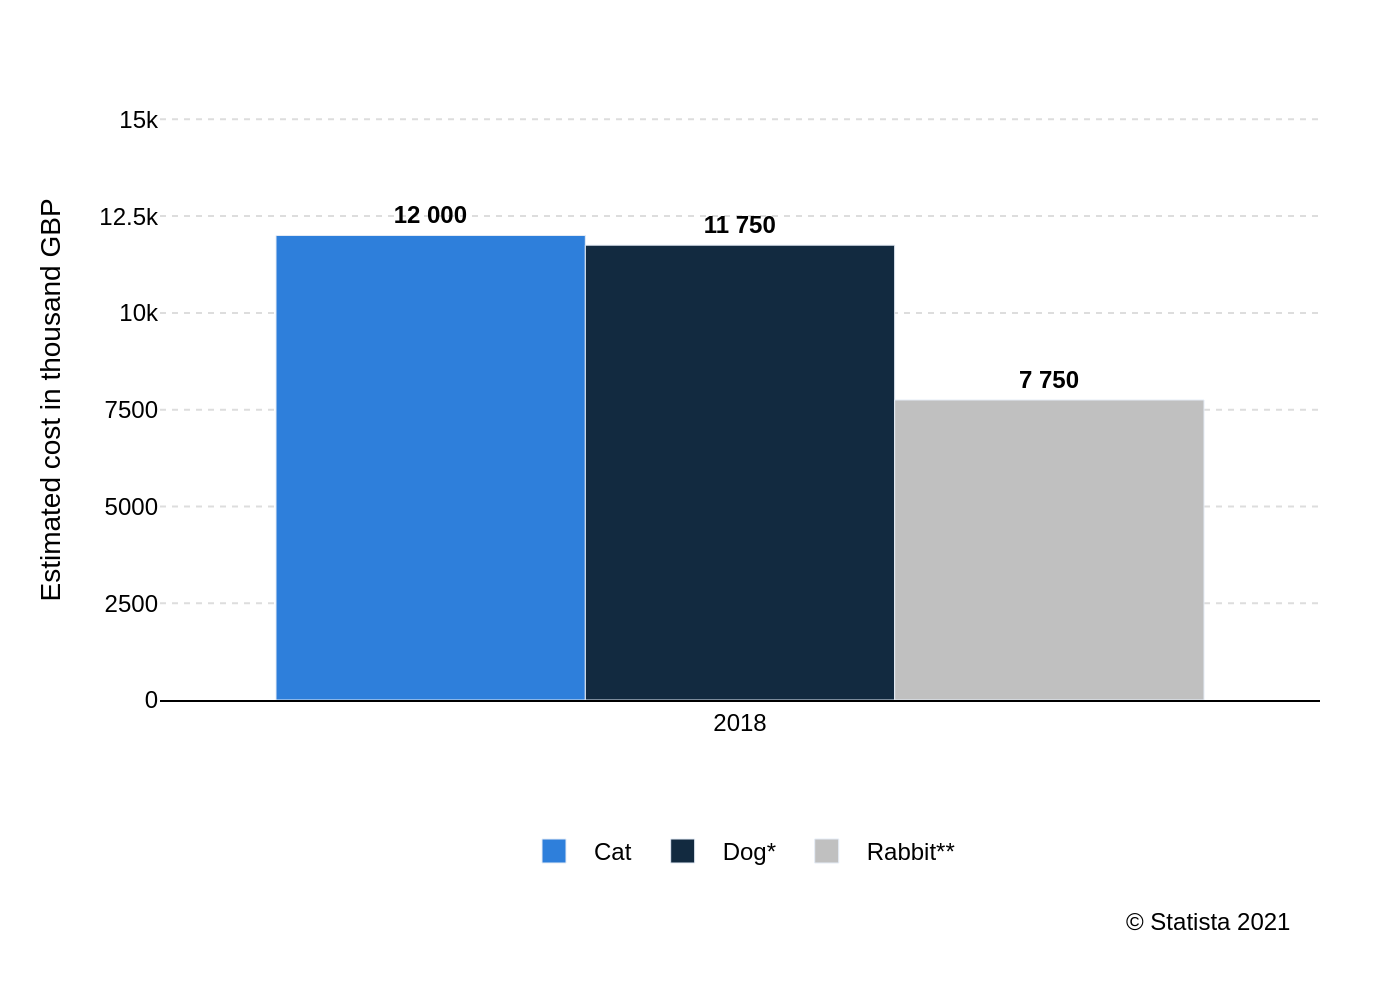

Here is the Python script that generated this plot:
import sys
import json
import os
import plotly.graph_objects as go

# Ensure a JSON file path is provided as a command-line argument
if len(sys.argv) != 2:
    print("Usage: python create_chart.py <path_to_json_file>")
    sys.exit(1)

json_path = sys.argv[1]

# Read and parse the JSON file
try:
    with open(json_path, 'r', encoding='utf-8') as f:
        config = json.load(f)
except FileNotFoundError:
    print(f"Error: JSON file not found at {json_path}")
    sys.exit(1)
except json.JSONDecodeError:
    print(f"Error: Could not decode JSON from {json_path}")
    sys.exit(1)

# Extract data, texts, and colors from the JSON structure
chart_data = config['chart_data']
texts = config['texts']
colors = config['colors']

# Initialize the figure
fig = go.Figure()

# Add a bar trace for each series in the data, in the specified order
for i, series in enumerate(chart_data['series']):
    # Format bar labels to be bold with a space as the thousands separator
    bar_labels = [f"<b>{val:,}</b>".replace(',', ' ') for val in series['y_values']]

    fig.add_trace(go.Bar(
        x=chart_data['x_values'],
        y=series['y_values'],
        name=series['name'],
        marker_color=colors[i],
        text=bar_labels,
        textposition='outside',
        textfont=dict(family='Arial', size=12, color='black'),
        cliponaxis=False  # Allow text to be drawn outside the axis range
    ))

# Configure the layout of the chart
fig.update_layout(
    font=dict(family="Arial", size=12, color="black"),
    plot_bgcolor='white',
    paper_bgcolor='white',
    barmode='group',
    xaxis=dict(
        title_text=texts.get('x_axis_title'),
        showgrid=False,
        showline=True,
        linecolor='black',
        linewidth=1
    ),
    yaxis=dict(
        title_text=texts.get('y_axis_title'),
        range=[0, 15500],  # Set range to give space for text above bars
        tickvals=[0, 2500, 5000, 7500, 10000, 12500, 15000],
        showgrid=True,
        gridcolor='#dddddd',
        griddash='dot',
        zeroline=False,
        showline=False
    ),
    legend=dict(
        orientation="h",
        yanchor="bottom",
        y=-0.3,
        xanchor="center",
        x=0.5,
        traceorder='normal'
    ),
    margin=dict(l=80, r=40, b=150, t=50), # Increased bottom margin for source and legend
    annotations=[
        dict(
            text=texts.get('source'),
            showarrow=False,
            xref='paper',
            yref='paper',
            x=0.98,
            y=-0.4,
            xanchor='right',
            yanchor='bottom',
            align='right',
            font=dict(family='Arial', size=12)
        )
    ]
)

# Define the output filename based on the input JSON filename
base_filename = os.path.basename(json_path).rsplit('.', 1)[0]
output_filename = f"{base_filename}.png"

# Save the figure as a high-resolution PNG image
fig.write_image(output_filename, scale=2)

print(f"Chart successfully generated and saved to {output_filename}")
